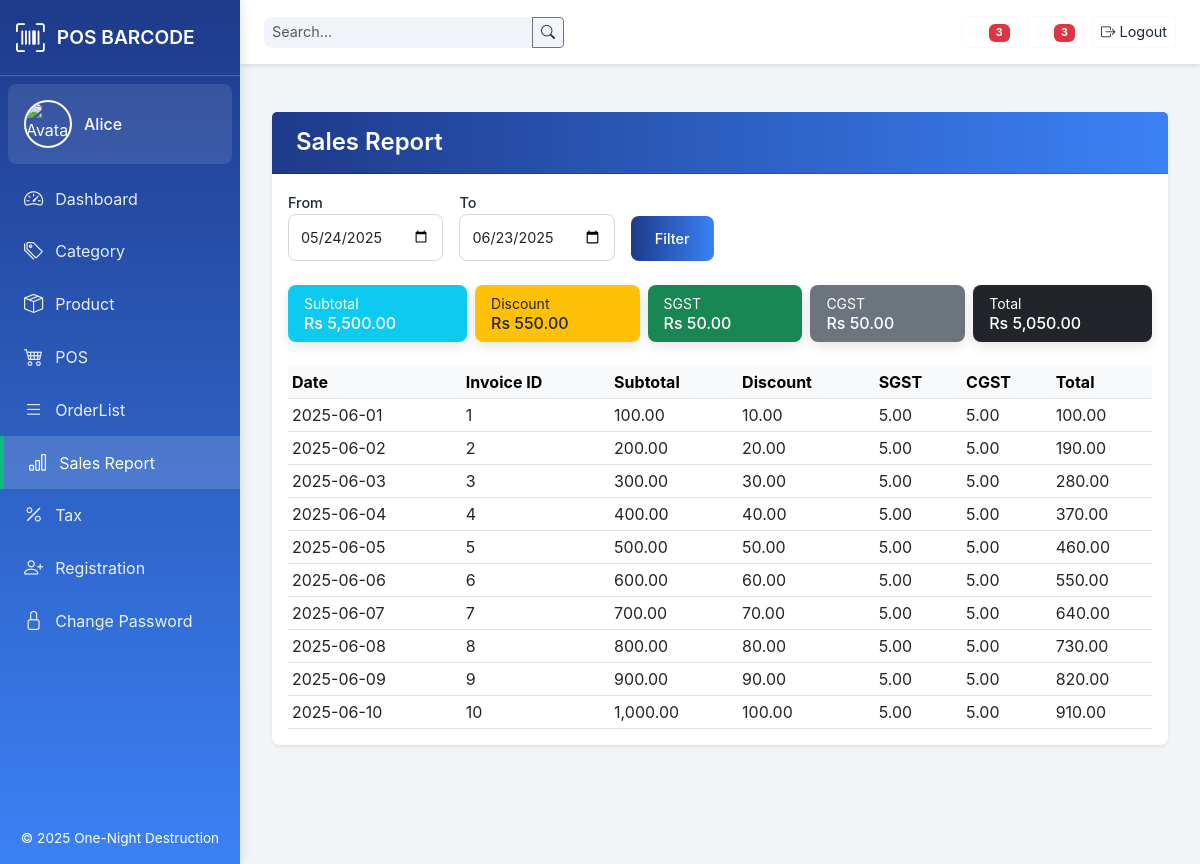
The page /views/sales_report.php (signed in) on the database its author committed.
### tables this page shows
CREATE TABLE Tbl_invoice (
  Invoice_id   INT             NOT NULL AUTO_INCREMENT,
  Order_date   DATETIME        NOT NULL DEFAULT CURRENT_TIMESTAMP,
  Sub_total    DECIMAL(10,2)   NOT NULL,
  Discount     DECIMAL(10,2)   NOT NULL,
  sgst         DECIMAL(5,2)    NOT NULL,
  cgst         DECIMAL(5,2)    NOT NULL,
  Total        DECIMAL(10,2)   NOT NULL,
  Payment_type VARCHAR(50)     NOT NULL,
  Due          DECIMAL(10,2)   NOT NULL,
  Paid         DECIMAL(10,2)   NOT NULL,
  PRIMARY KEY (Invoice_id),
  INDEX idx_order_date (Order_date)
);

### views/sales_report.php (the view, shortened to what this page needs)
<?php
require_once __DIR__ . '/../config/db.php';
$start = $_GET['start'] ?? date('Y-m-d', strtotime('-30 days'));
$end   = $_GET['end']   ?? date('Y-m-d');
$stmt = $conn->prepare("
  SELECT
    Invoice_id,
    DATE(Order_date) AS order_date,
    Sub_total,
    Discount,
    sgst,
    cgst,
    Total
  FROM Tbl_invoice
  WHERE DATE(Order_date) BETWEEN ? AND ?
  ORDER BY Order_date ASC
");
$stmt->bind_param('ss', $start, $end);
$stmt->execute();
$res   = $stmt->get_result();
$rows  = $res->fetch_all(MYSQLI_ASSOC);
$sumStmt = $conn->prepare("
  SELECT
    COALESCE(SUM(Sub_total),0) AS sum_sub,
    COALESCE(SUM(Discount),0)  AS sum_disc,
    COALESCE(SUM(sgst),0)      AS sum_sgst,
    COALESCE(SUM(cgst),0)      AS sum_cgst,
    COALESCE(SUM(Total),0)     AS sum_tot
  FROM Tbl_invoice
  WHERE DATE(Order_date) BETWEEN ? AND ?
");
$sumStmt->bind_param('ss', $start, $end);
$sumStmt->execute();
$sumRow = $sumStmt->get_result()->fetch_assoc();
$pageTitle = 'Sales Report';
include __DIR__ . '/templates/header.php';
?>
<div class="card mt-3 shadow-sm">
  <div class="card-header bg-white">
    <h1 class="h5 mb-0"><?= htmlentities($pageTitle) ?></h1>
  </div>
  <div class="card-body p-3">
    <form class="row gx-3 gy-2 align-items-end mb-4"
          method="get"
          action="<?= htmlspecialchars($_SERVER['PHP_SELF']) ?>">
      <div class="col-auto">
        <label for="start" class="form-label small mb-0">From</label>
        <input type="date" id="start" name="start"
               class="form-control form-control-sm"
               value="<?= htmlspecialchars($start) ?>">
      </div>
      <div class="col-auto">
        <label for="end" class="form-label small mb-0">To</label>
        <input type="date" id="end" name="end"
               class="form-control form-control-sm"
               value="<?= htmlspecialchars($end) ?>">
      </div>
      <div class="col-auto">
        <button type="submit" class="btn btn-primary btn-sm">Filter</button>
      </div>
    </form>
    <div class="d-flex justify-content-between align-items-start gap-2 mb-4">
      <div class="card bg-info text-white flex-fill">
        <div class="card-body py-2 px-3">
          <div class="small">Subtotal</div>
          <div class="h6 mb-0">Rs <?= number_format($sumRow['sum_sub'],2) ?></div>
        </div>
      </div>
      <div class="card bg-warning text-dark flex-fill">
        <div class="card-body py-2 px-3">
          <div class="small">Discount</div>
          <div class="h6 mb-0">Rs <?= number_format($sumRow['sum_disc'],2) ?></div>
        </div>
      </div>
      <div class="card bg-success text-white flex-fill">
        <div class="card-body py-2 px-3">
          <div class="small">SGST</div>
          <div class="h6 mb-0">Rs <?= number_format($sumRow['sum_sgst'],2) ?></div>
        </div>
      </div>
      <div class="card bg-secondary text-white flex-fill">
        <div class="card-body py-2 px-3">
          <div class="small">CGST</div>
          <div class="h6 mb-0">Rs <?= number_format($sumRow['sum_cgst'],2) ?></div>
        </div>
      </div>
      <div class="card bg-dark text-white flex-fill">
        <div class="card-body py-2 px-3">
          <div class="small">Total</div>
          <div class="h6 mb-0">Rs <?= number_format($sumRow['sum_tot'],2) ?></div>
        </div>
      </div>
    </div>
    <div class="table-responsive overflow-auto" style="max-height:400px;">
      <table id="report-table" class="table table-hover table-sm mb-0">
        <thead class="table-light">
          <tr>
            <th>Date</th>
            <th>Invoice ID</th>
            <th>Subtotal</th>
            <th>Discount</th>
            <th>SGST</th>
            <th>CGST</th>
            <th>Total</th>
          </tr>
        </thead>
        <tbody>
          <?php foreach ($rows as $r): ?>
          <tr>
            <td><?= htmlspecialchars($r['order_date']) ?></td>
            <td><?= htmlspecialchars($r['Invoice_id']) ?></td>
            <td><?= number_format($r['Sub_total'],2) ?></td>
            <td><?= number_format($r['Discount'],2) ?></td>
            <td><?= number_format($r['sgst'],2) ?></td>
            <td><?= number_format($r['cgst'],2) ?></td>
            <td><?= number_format($r['Total'],2) ?></td>
          </tr>
          <?php endforeach; ?>
        </tbody>
      </table>
    </div>
  </div>
</div>
<?php include __DIR__ . '/templates/footer.php'; ?>

### views/templates/header.php (style rules this page uses)
:root { --primary-color: #1e3a8a; --secondary-color: #3b82f6; --accent-color: #10b981; --background-color: #f3f4f6; --card-bg: #ffffff; --text-color: #1f2937; --border-radius: 8px; }
html, body { height: 100%; margin: 0; background: var(--background-color); font-family: 'Inter', -apple-system, BlinkMacSystemFont, 'Segoe UI', Roboto, sans-serif; color: var(--text-color); }
.card { border: none; border-radius: var(--border-radius); box-shadow: 0 4px 12px rgba(0, 0, 0, 0.1); background: var(--card-bg); transition: transform 0.2s ease; }
.card-header { background: linear-gradient(90deg, var(--primary-color), var(--secondary-color)); color: #ffffff; border-radius: var(--border-radius) var(--border-radius) 0 0; padding: 1rem 1.5rem; }
.card-header h1 { font-size: 1.5rem; font-weight: 600; margin: 0; }
.card-body { padding: 2rem; }
.form-label { font-size: 0.9rem; font-weight: 500; color: var(--text-color); margin-bottom: 0.5rem; }
.form-control, .form-select { border: 1px solid #d1d5db; border-radius: var(--border-radius); padding: 0.75rem; font-size: 0.9rem; transition: border-color 0.2s ease, box-shadow 0.2s ease; }
.btn-primary, .btn-warning { background: linear-gradient(90deg, var(--primary-color), var(--secondary-color)); border: none; padding: 0.75rem 1.5rem; font-size: 0.9rem; font-weight: 500; border-radius: var(--border-radius); transition: transform 0.2s ease, box-shadow 0.2s ease; }

### rows shown on the page
tbl_invoice: order_date "2025-06-01", Invoice_id "1", Sub_total "100.00", Discount "10.00", sgst "5.00", cgst "5.00", Total "100.00"
tbl_invoice: order_date "2025-06-02", Invoice_id "2", Sub_total "200.00", Discount "20.00", sgst "5.00", cgst "5.00", Total "190.00"
tbl_invoice: order_date "2025-06-03", Invoice_id "3", Sub_total "300.00", Discount "30.00", sgst "5.00", cgst "5.00", Total "280.00"
tbl_invoice: order_date "2025-06-04", Invoice_id "4", Sub_total "400.00", Discount "40.00", sgst "5.00", cgst "5.00", Total "370.00"
tbl_invoice: order_date "2025-06-05", Invoice_id "5", Sub_total "500.00", Discount "50.00", sgst "5.00", cgst "5.00", Total "460.00"
tbl_invoice: order_date "2025-06-06", Invoice_id "6", Sub_total "600.00", Discount "60.00", sgst "5.00", cgst "5.00", Total "550.00"
tbl_invoice: order_date "2025-06-07", Invoice_id "7", Sub_total "700.00", Discount "70.00", sgst "5.00", cgst "5.00", Total "640.00"
tbl_invoice: order_date "2025-06-08", Invoice_id "8", Sub_total "800.00", Discount "80.00", sgst "5.00", cgst "5.00", Total "730.00"
tbl_invoice: order_date "2025-06-09", Invoice_id "9", Sub_total "900.00", Discount "90.00", sgst "5.00", cgst "5.00", Total "820.00"
tbl_invoice: order_date "2025-06-10", Invoice_id "10", Sub_total "1,000.00", Discount "100.00", sgst "5.00", cgst "5.00", Total "910.00"

### other values the page prints
$username "Alice"
$label "Dashboard"
$label "Category"
$label "Product"
$label "POS"
$label "OrderList"
$label "Sales Report"
$label "Tax"
$label "Registration"
$label "Change Password"
$pageTitle "Sales Report"
$sumRow['sum_sub'] "5,500.00"
$sumRow['sum_disc'] "550.00"
$sumRow['sum_sgst'] "50.00"
$sumRow['sum_cgst'] "50.00"
